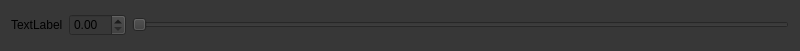
<?xml version="1.0" encoding="UTF-8"?>
<ui version="4.0">
 <class>DoubleSpinBoxAndSlider</class>
 <widget class="QWidget" name="DoubleSpinBoxAndSlider">
  <property name="geometry">
   <rect>
    <x>0</x>
    <y>0</y>
    <width>800</width>
    <height>51</height>
   </rect>
  </property>
  <property name="windowTitle">
   <string>DoubleSpinBoxAndSlider</string>
  </property>
  <property name="styleSheet">
   <string notr="true">background-color: rgb(55, 55, 55);</string>
  </property>
  <layout class="QGridLayout" name="gridLayout">
   <item row="0" column="0">
    <widget class="QLabel" name="label">
     <property name="text">
      <string>TextLabel</string>
     </property>
    </widget>
   </item>
   <item row="0" column="1">
    <widget class="QDoubleSpinBox" name="doubleSpinBox"/>
   </item>
   <item row="0" column="2">
    <widget class="QSlider" name="horizontalSlider">
     <property name="orientation">
      <enum>Qt::Horizontal</enum>
     </property>
    </widget>
   </item>
  </layout>
 </widget>
 <resources/>
 <connections/>
</ui>
